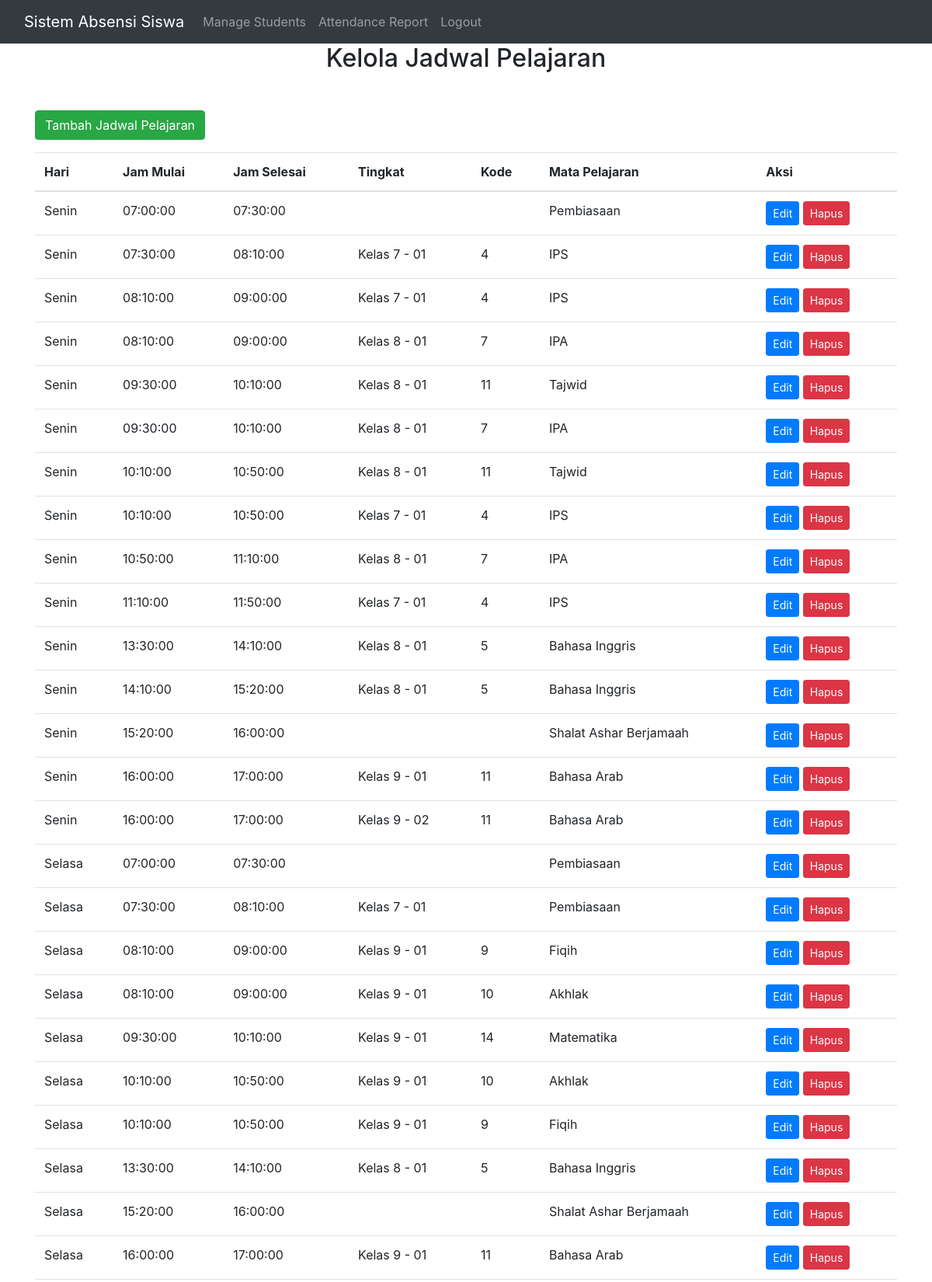
Page /kelola_jadwal.php (upper part) on the committed database.
### tables this page shows
CREATE TABLE `schedule` (
  `id` int(11) NOT NULL,
  `hari` varchar(10) DEFAULT NULL,
  `jam_mulai` time DEFAULT NULL,
  `jam_selesai` time DEFAULT NULL,
  `tingkat` varchar(512) DEFAULT NULL,
  `kode` int(11) DEFAULT NULL,
  `mata_pelajaran_id` int(11) DEFAULT NULL
);

CREATE TABLE `mata_pelajaran` (
  `id` int(11) NOT NULL,
  `nama` varchar(255) NOT NULL
);

### kelola_jadwal.php (the view, shortened to what this page needs)
<?php
include 'db_connect.php';
function getJadwalPelajaran($conn) {
    $query = "SELECT s.*, mp.nama AS nama_mapel
              FROM schedule s
              JOIN mata_pelajaran mp ON s.mata_pelajaran_id = mp.id";
    $result = mysqli_query($conn, $query);
    $data = [];
    while ($row = mysqli_fetch_assoc($result)) {
        $data[] = $row;
    }
    return $data;
}
?>
<!DOCTYPE html>
<html>
<head>
    <link rel="stylesheet" href="https://stackpath.bootstrapcdn.com/bootstrap/4.5.2/css/bootstrap.min.css">
</head>
<body>
<?php include 'navbar.php'; ?>
<div class="container">
    <h2 class="text-center mb-5">Kelola Jadwal Pelajaran</h2>
    <button type="button" class="btn btn-success mb-3" data-toggle="modal" data-target="#tambahJadwalModal">
        Tambah Jadwal Pelajaran
    </button>
    <table class="table" id="tabelJadwal">
        <thead>
            <tr>
                <th>Hari</th>
                <th>Jam Mulai</th>
                <th>Jam Selesai</th>
                <th>Tingkat</th>
                <th>Kode</th>
                <th>Mata Pelajaran</th>
                <th>Aksi</th>
            </tr>
        </thead>
        <tbody>
            <?php
            $jadwalPelajaran = getJadwalPelajaran($conn);
            foreach ($jadwalPelajaran as $row) {
                echo "<tr>";
                echo "<td>" . $row['hari'] . "</td>";
                echo "<td>" . $row['jam_mulai'] . "</td>";
                echo "<td>" . $row['jam_selesai'] . "</td>";
                echo "<td>" . $row['tingkat'] . "</td>";
                echo "<td>" . $row['kode'] . "</td>";
                echo "<td>" . $row['nama_mapel'] . "</td>";
                echo "<td>
                        <button type='button' class='btn btn-sm btn-primary edit-jadwal' data-id='" . $row['id'] . "' data-toggle='modal' data-target='#editJadwalModal'>Edit</button>
                        <button type='button' class='btn btn-sm btn-danger hapus-jadwal' data-id='" . $row['id'] . "'>Hapus</button>
                      </td>";
                echo "</tr>";
            }
            ?>
        </tbody>
    </table>
</div>
</body>
</html>

### footer.php (style rules this page uses)
body { display: flex; flex-direction: column; min-height: 100vh; }
.container { flex: 1; }

### rows in the picture
schedule: hari "Senin", jam_mulai "07:00:00", jam_selesai "07:30:00", mata_pelajaran.nama "Pembiasaan"
schedule: hari "Senin", jam_mulai "07:30:00", jam_selesai "08:10:00", tingkat "Kelas 7 - 01", kode "4", mata_pelajaran.nama "IPS"
schedule: hari "Senin", jam_mulai "08:10:00", jam_selesai "09:00:00", tingkat "Kelas 7 - 01", kode "4", mata_pelajaran.nama "IPS"
schedule: hari "Senin", jam_mulai "08:10:00", jam_selesai "09:00:00", tingkat "Kelas 8 - 01", kode "7", mata_pelajaran.nama "IPA"
schedule: hari "Senin", jam_mulai "09:30:00", jam_selesai "10:10:00", tingkat "Kelas 8 - 01", kode "11", mata_pelajaran.nama "Tajwid"
schedule: hari "Senin", jam_mulai "09:30:00", jam_selesai "10:10:00", tingkat "Kelas 8 - 01", kode "7", mata_pelajaran.nama "IPA"
schedule: hari "Senin", jam_mulai "10:10:00", jam_selesai "10:50:00", tingkat "Kelas 8 - 01", kode "11", mata_pelajaran.nama "Tajwid"
schedule: hari "Senin", jam_mulai "10:10:00", jam_selesai "10:50:00", tingkat "Kelas 7 - 01", kode "4", mata_pelajaran.nama "IPS"
schedule: hari "Senin", jam_mulai "10:50:00", jam_selesai "11:10:00", tingkat "Kelas 8 - 01", kode "7", mata_pelajaran.nama "IPA"
schedule: hari "Senin", jam_mulai "11:10:00", jam_selesai "11:50:00", tingkat "Kelas 7 - 01", kode "4", mata_pelajaran.nama "IPS"
schedule: hari "Senin", jam_mulai "13:30:00", jam_selesai "14:10:00", tingkat "Kelas 8 - 01", kode "5", mata_pelajaran.nama "Bahasa Inggris"
schedule: hari "Senin", jam_mulai "14:10:00", jam_selesai "15:20:00", tingkat "Kelas 8 - 01", kode "5", mata_pelajaran.nama "Bahasa Inggris"
schedule: hari "Senin", jam_mulai "15:20:00", jam_selesai "16:00:00", mata_pelajaran.nama "Shalat Ashar Berjamaah"
schedule: hari "Senin", jam_mulai "16:00:00", jam_selesai "17:00:00", tingkat "Kelas 9 - 01", kode "11", mata_pelajaran.nama "Bahasa Arab"
schedule: hari "Senin", jam_mulai "16:00:00", jam_selesai "17:00:00", tingkat "Kelas 9 - 02", kode "11", mata_pelajaran.nama "Bahasa Arab"
schedule: hari "Selasa", jam_mulai "07:00:00", jam_selesai "07:30:00", mata_pelajaran.nama "Pembiasaan"
schedule: hari "Selasa", jam_mulai "07:30:00", jam_selesai "08:10:00", tingkat "Kelas 7 - 01", mata_pelajaran.nama "Pembiasaan"
schedule: hari "Selasa", jam_mulai "08:10:00", jam_selesai "09:00:00", tingkat "Kelas 9 - 01", kode "9", mata_pelajaran.nama "Fiqih"
schedule: hari "Selasa", jam_mulai "08:10:00", jam_selesai "09:00:00", tingkat "Kelas 9 - 01", kode "10", mata_pelajaran.nama "Akhlak"
schedule: hari "Selasa", jam_mulai "09:30:00", jam_selesai "10:10:00", tingkat "Kelas 9 - 01", kode "14", mata_pelajaran.nama "Matematika"
schedule: hari "Selasa", jam_mulai "10:10:00", jam_selesai "10:50:00", tingkat "Kelas 9 - 01", kode "10", mata_pelajaran.nama "Akhlak"
schedule: hari "Selasa", jam_mulai "10:10:00", jam_selesai "10:50:00", tingkat "Kelas 9 - 01", kode "9", mata_pelajaran.nama "Fiqih"
schedule: hari "Selasa", jam_mulai "13:30:00", jam_selesai "14:10:00", tingkat "Kelas 8 - 01", kode "5", mata_pelajaran.nama "Bahasa Inggris"
schedule: hari "Selasa", jam_mulai "15:20:00", jam_selesai "16:00:00", mata_pelajaran.nama "Shalat Ashar Berjamaah"
schedule: hari "Selasa", jam_mulai "16:00:00", jam_selesai "17:00:00", tingkat "Kelas 9 - 01", kode "11", mata_pelajaran.nama "Bahasa Arab"
